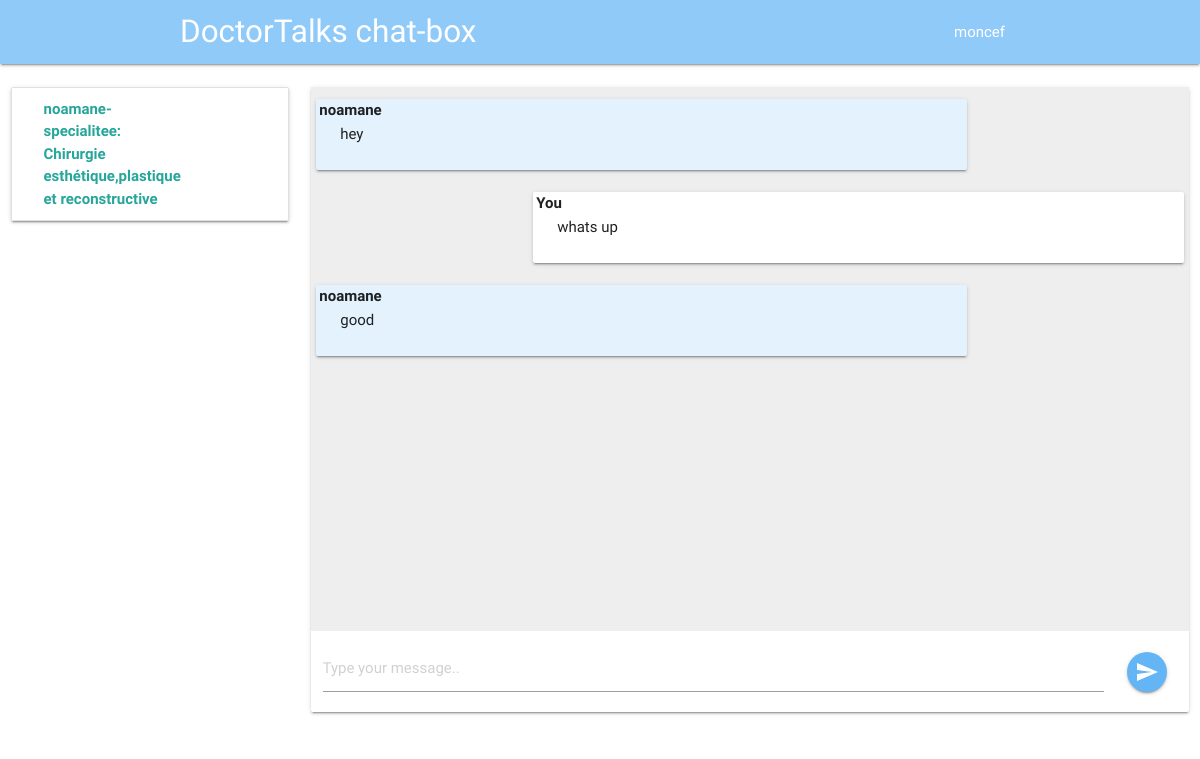
The page /chat/2/3/ (signed in) on the database its author committed.
### accounts/models.py (models this page shows, shortened)
class Medecin(models.Model):
    CHOICES = [
        ('Immunologie','Immunologie'),
        ('Anesthésiologie','Anesthésiologie'),
        ('Andrologie','Andrologie'),
        ('Cardiologie',' Cardiologie'),
        ('Chirurgie cardiaque',' Chirurgie cardiaque'),
        ('Chirurgie esthétique,plastique et reconstructive','Chirurgie esthétique, plastique et reconstructive'),
        ('Chirurgie générale','Chirurgie générale'),
        ('Chirurgie maxillo-faciale','Chirurgie maxillo-faciale'),
        ('Chirurgie pédiatrique','Chirurgie pédiatrique'),
        ('Chirurgie thoracique','Chirurgie thoracique'),
        ('Chirurgie vasculaire','Chirurgie vasculaire'),
        ('Neurochirurgie','Neurochirurgie'),
        ('Dermatologie','Dermatologie'),
        ('Endocrinologie','Endocrinologie'),
        ('Gastro-entérologie','Gastro-entérologie'),
        ('Gériatrie','Gériatrie'),
        ('Gynécologie','Gynécologie'),
        ('Hématologie','Hématologie'),
        ('Hépatologie','Hépatologie'),
        ('Infectiologie','Infectiologie'),
        ('Néonatologie','Néonatologie'),
        ('Néphrologie','Néphrologie'),
        ('Neurologie',' Neurologie'),
        ('Odontologie','Odontologie'),
        ('Oncologie','Oncologie'),
        ('Obstétrique','Obstétrique'),
        ('Ophtalmologie','Ophtalmologie'),
        ('Orthopédie','Orthopédie'),
        ('Oto-rhino-laryngologie','Oto-rhino-laryngologie'),
        ('Pédiatrie','Pédiatrie'),
        ('Pneumologie','Pneumologie'),
        ('Psychiatrie','Psychiatrie'),
        ('Radiologie','Radiologie'),
        ('Radiothérapie','Radiothérapie'),
        ('Rhumatologie','Rhumatologie'),
        ('Urologie','Urologie'),
    ]
    user = models.OneToOneField(User, on_delete=models.CASCADE)
    CIN=models.CharField(max_length=20)
    date_de_naissance=models.DateField()
    present = models.BooleanField(default=True)
    specialitee = models.CharField(max_length=70,choices=sorted(CHOICES, key=itemgetter(0)))
    image=models.ImageField(default=None,blank=True)
    numero=models.CharField(max_length=70)
    parcours=models.TextField(max_length=1000)
    email=models.EmailField(blank=True)

class Messages(models.Model):
    sender = models.ForeignKey(User, on_delete=models.CASCADE, related_name='sender')
    receiver = models.ForeignKey(User, on_delete=models.CASCADE, related_name='receiver')
    message = models.CharField(max_length=1200)
    timestamp = models.DateTimeField(auto_now_add=True)
    is_read = models.BooleanField(default=False)
    def __str__(self):
        return self.message
    class Meta:
        ordering = ('timestamp',)

### accounts/views.py (the view)
# urls.py: path('chat/<int:sender>/<int:receiver>/', views.message_view, name='chat'),
def message_view(request, sender, receiver):
    if not request.user.is_authenticated:
        return redirect('index')
    if request.method == "GET":
        idd = request.user.id
        u = User.objects.get(id = idd)
        p = Medecin.objects.get(user = u )
        p = p.id
        return render(request, "chat/messages.html",
                      {'users': User.objects.exclude(username=request.user.username),
                       'receiver': User.objects.get(id=receiver),
                       'Medecin': Medecin.objects.exclude(id=p),
                       'messages': Messages.objects.filter(sender_id=sender, receiver_id=receiver) |
                                   Messages.objects.filter(sender_id=receiver, receiver_id=sender)})

### templates/chat/messages.html (shortened to what this page needs)
{% extends 'chat/chat.html' %}
{% block messages %}
    {% for message in messages %}
    {% if message.sender == request.user %}
<div class="card-panel right" style="width: 75%; position: relative">
    <div style="position: absolute; top: 0; left:3px; font-weight: bolder" class="title">You</div>
    {{ message }}
</div>
    {% else %}
<div class="card-panel left blue lighten-5" style="width: 75%; position: relative">
    <div style="position: absolute; top: 0; left:3px; font-weight: bolder" class="title">{{ message.sender }}</div>
    {{ message }}
</div>
    {% endif %}
    {% endfor %}
{% endblock %}

### templates/chat/chat.html (shortened to what this page needs)
{% extends 'chat/index.html' %}
{% block body %}
<nav class="blue lighten-3">
    <div class="nav-wrapper container">
      <a href="#" class="brand-logo">DoctorTalks chat-box</a>
      <ul id="nav-mobile" class="right hide-on-med-and-down">
          <li><a href="">{{ request.user.username }}</a></li>
      </ul>
    </div>
</nav>
    <div class="section" style="height: 80vh">
    <div class="row">
        <div class="col s3">
        <div class="card">
            <div class="collection">
                {% for us in Medecin %}
                <a href="{% url 'chat' request.user.id us.user.id %}" id="user{{ user.id }}" class="collection-item row">
                    <div class="col s8">
                    <span class="title" style="font-weight: bolder">{{ us.user.username }}-
                        specialitee: {{ us.specialitee }} </span>
                    </div>
                </a>
                {% endfor %}
            </div>
        </div>
        </div>
        <div class="col s9">
            <div class="card">
            <div id="board" class="section grey lighten-3" style="height: 68vh; padding: 5px; overflow-y: scroll">
                {% block messages %}
                {% endblock %}
            </div>
            <form id="chat-box" class="form-group {% block hide %}hide{% endblock %}" method="post">
                <div class="row">
                    <div class="col s11">
                        <div class="input-field">
                            <input id="id_message" name="message" type="text" placeholder="Type your message..">
                        </div>
                    </div>
                    <div class="col s1" style="line-height: 80px">
                        <button class="btn btn-floating blue lighten-2 waves-effect waves-light"><i class="material-icons">send</i></button>
                    </div>
                </div>
            </form>
            </div>
        </div>
    </div>
    </div>
    {% load static %}
{% endblock %}

### rows shown on the page
Medecin: user.username "noamane", specialitee "Chirurgie esthétique,plastique et reconstructive"
Messages: sender "noamane", message "hey"
Messages: message "whats up"
Messages: sender "noamane", message "good"

### other values the page prints
{{ request.user.username }} "moncef"
